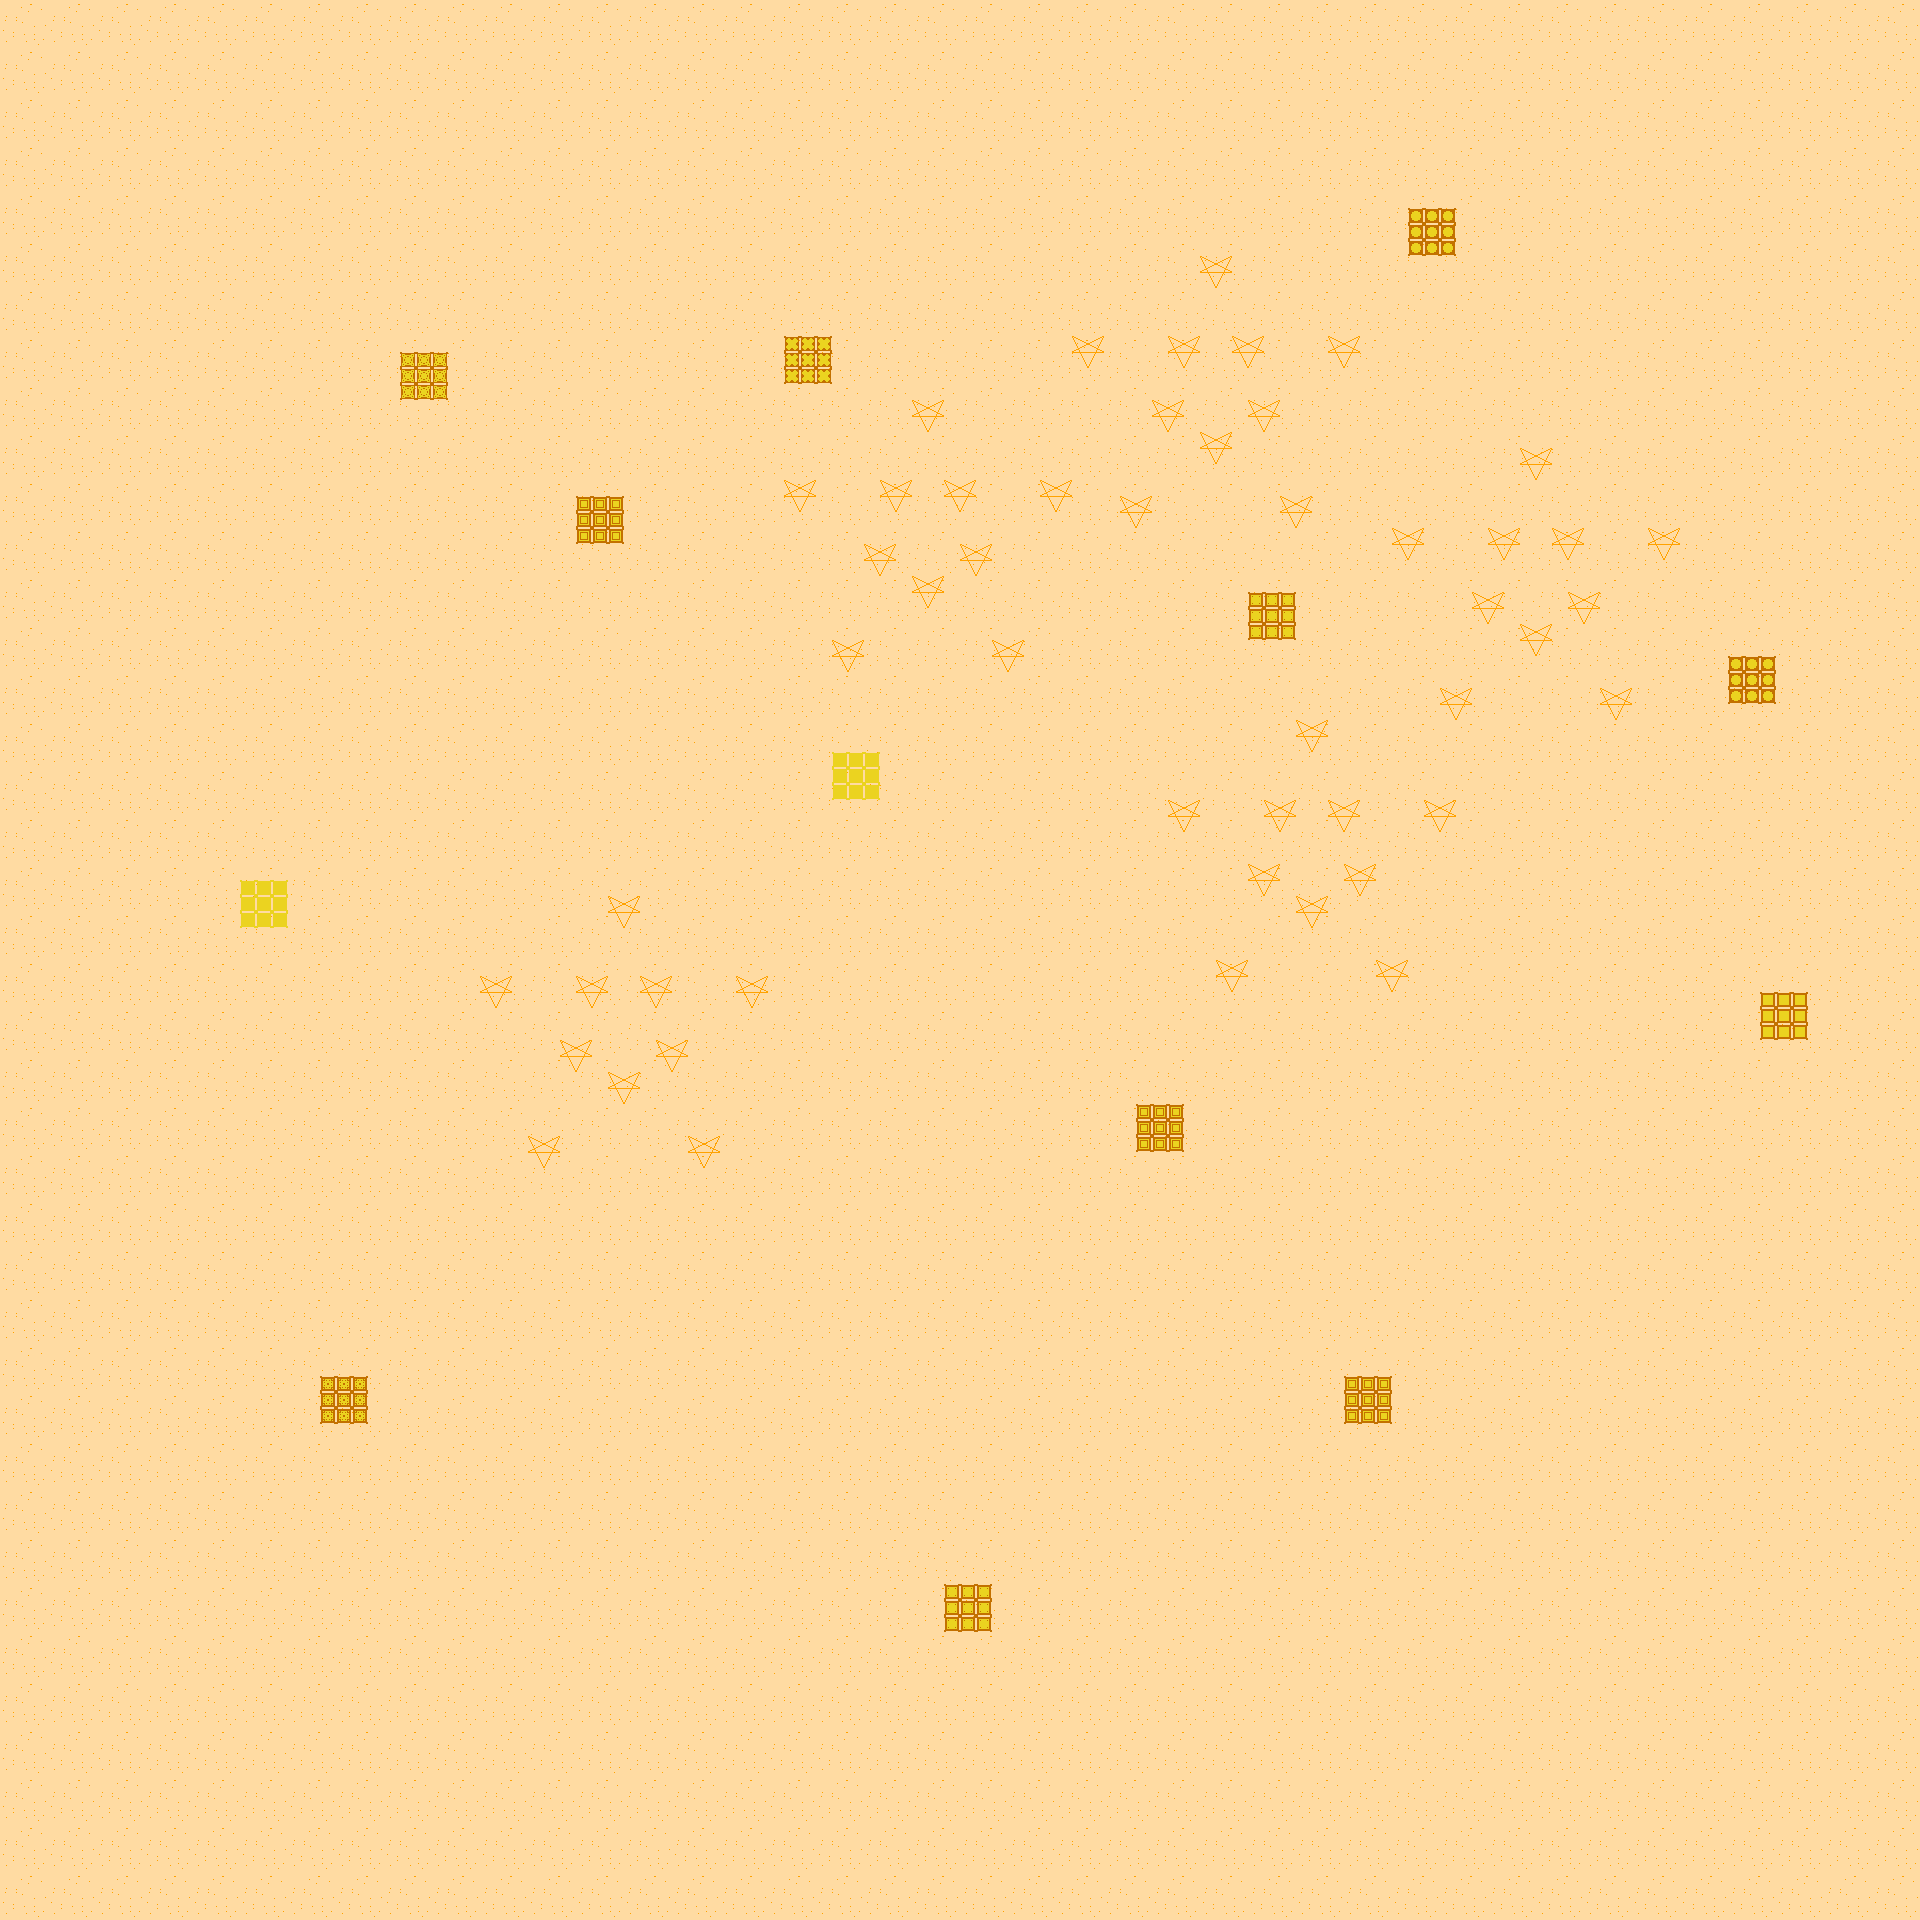

This is a level from a 2D game, rendered from its Tiled map with the project's own tilesets. A one-line summary and the map file follow, with tile-layer data summarised:
An orthogonal 120x120 tile map with 16x16 px tiles, 3 tile layers (Floor, Signs, Walls).

<map version="1.2" tiledversion="1.3.3" orientation="orthogonal" renderorder="right-down" width="120" height="120" tilewidth="16" tileheight="16" infinite="0" nextlayerid="4" nextobjectid="1">
 <tileset firstgid="1" source="../TileSets/2x.tsx" />
 <layer id="1" name="Floor" width="120" height="120">
  <data>[14400 cells, 14400 non-empty, 9 distinct tile ids]</data>
 </layer>
 <layer id="3" name="Signs" width="120" height="120">
  <data>[14400 cells, 200 non-empty, 4 distinct tile ids]</data>
 </layer>
 <layer id="2" name="Walls" width="120" height="120">
  <data>[14400 cells, 117 non-empty, 8 distinct tile ids]</data>
 </layer>
</map>
